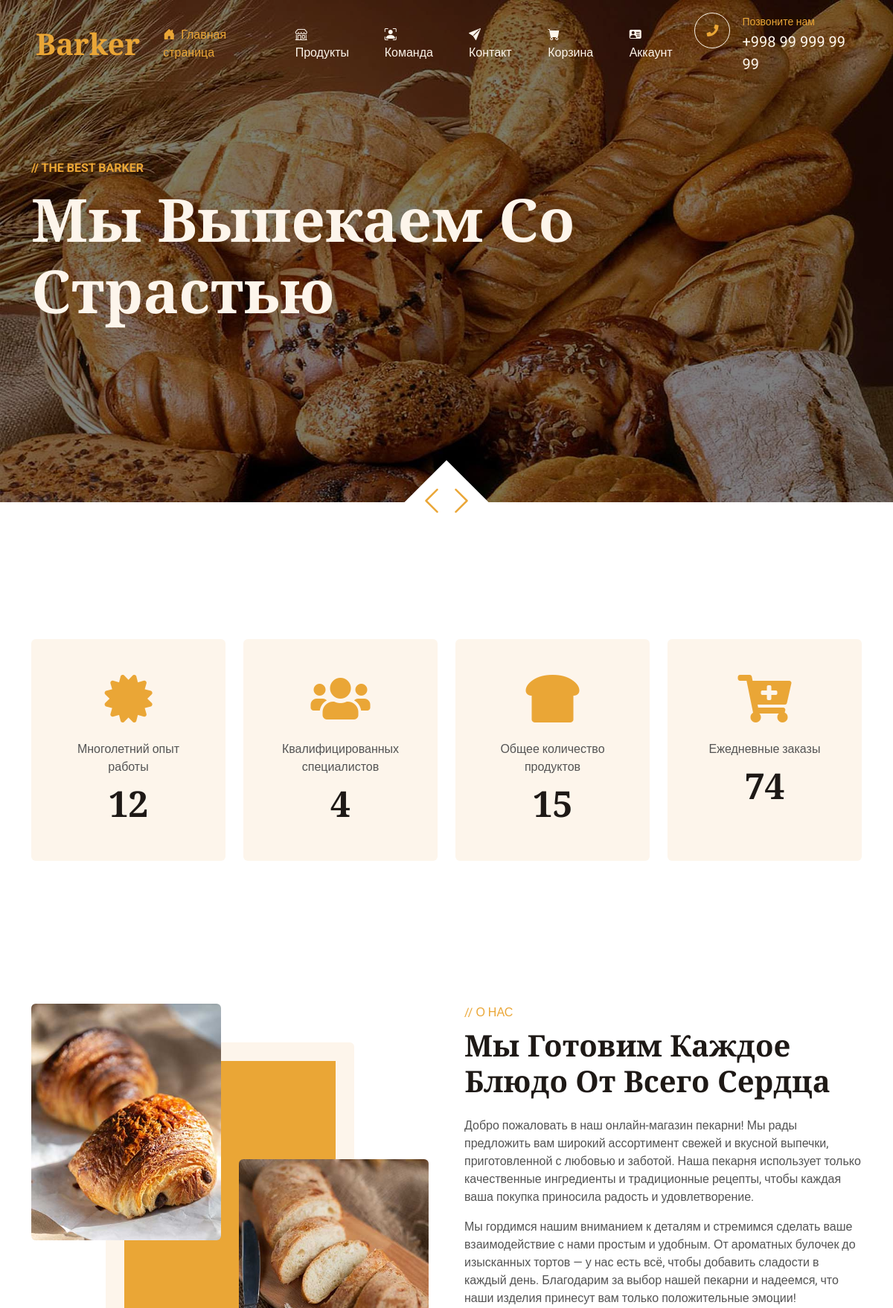
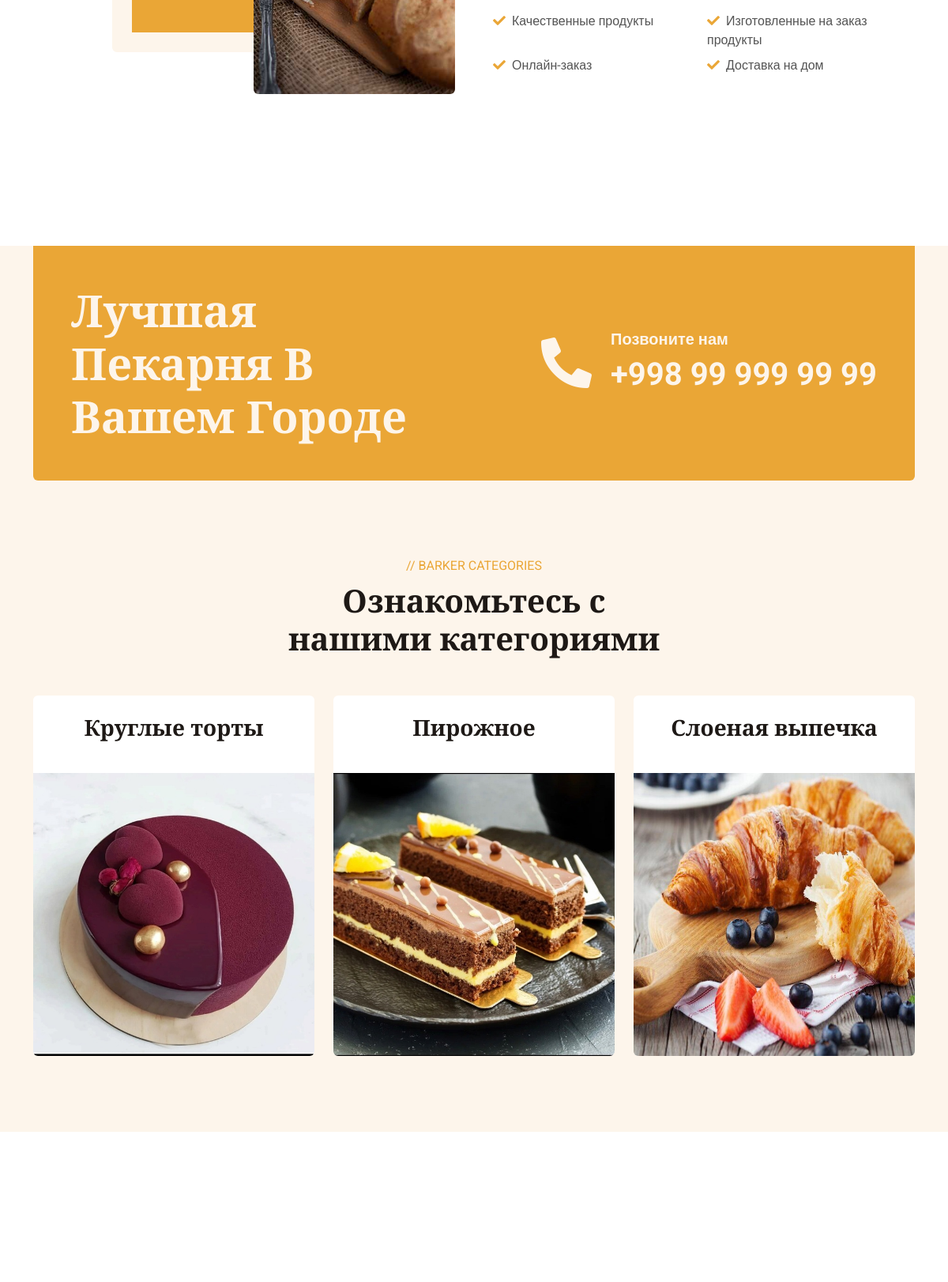
The page / (upper part) on the database its author committed (2 pictures, top to bottom).
### pages/models.py (models this page shows, shortened)
class Categories(models.Model):
    name = models.CharField(max_length=255, verbose_name='Имя категории')
    image = models.ImageField(upload_to='image/categories/', verbose_name='Картинка категории')
    class Meta:
        ordering = ['pk']
        verbose_name = 'Категория'
        verbose_name_plural = 'Категории'

### pages/views.py (the view)
# urls.py: path('', views.index_view, name='index_path'),
def index_view(request):
    total_worker = Worker.objects.exclude(position='с').count()
    total_product = Products.objects.all().count()
    context = {
        'title': f'Barker - Главная страница',
        'total_worker': total_worker,
        'total_product': total_product,
        'active': 'home'
    }
    return render(request, 'pages/index.html', context)

### pages/templatetags/pages_simple_tag.py (called while the page is built)
@register.simple_tag()
def get_categories():
    return Categories.objects.all()

### pages/templates/pages/index.html (shortened to what this page needs)
{% extends 'base.html' %}
{% load pages_simple_tag %}
{% block content %}
{% include 'components/_carousel.html' %}
{% include 'components/_facts.html' %}
{% include 'components/_about.html' %}
<div class="container-xxl bg-light my-6 py-6 pt-0">
    <div class="container">
        <div class="bg-primary text-light rounded-bottom p-5 my-6 mt-0 wow fadeInUp" data-wow-delay="0.1s">
            <div class="row g-4 align-items-center">
                <div class="col-lg-6">
                    <h1 class="display-4 text-light mb-0">Лучшая Пекарня В Вашем Городе</h1>
                </div>
                <div class="col-lg-6 text-lg-end">
                    <div class="d-inline-flex align-items-center text-start">
                        <i class="fa fa-phone-alt fa-4x flex-shrink-0"></i>
                        <div class="ms-4">
                            <p class="fs-5 fw-bold mb-0">Позвоните нам</p>
                            <p class="fs-1 fw-bold mb-0">+998 99 999 99 99</p>
                        </div>
                    </div>
                </div>
            </div>
        </div>
        <div class="text-center mx-auto mb-5 wow fadeInUp" data-wow-delay="0.1s" style="max-width: 500px;">
            <p class="text-primary text-uppercase mb-2">// Barker Categories</p>
            <h1 class="display-6 mb-4">Ознакомьтесь с нашими категориями</h1>
        </div>
        <div class="row g-4">
            {% get_categories as categories %}
            {% for category in categories %}
            <div class="col-lg-4 col-md-6 wow fadeInUp" data-wow-delay="0.{{ forloop.counter }}s">
                <div class="product-item d-flex flex-column bg-white rounded overflow-hidden h-100">
                    <div class="text-center p-4">
                        <h3 class="mb-3">{{ category.name }}</h3>
                    </div>
                    <div class="position-relative mt-auto">
                        <img class="img-fluid" src="{{ category.image.url }}" alt="">
                    </div>
                </div>
            </div>
            {% endfor %}
        </div>
    </div>
</div>
{% include 'components/_service.html' %}
{% endblock content %}

### static/css/style.css (style rules this page uses)
:root { --primary: #EAA636; --secondary: #545454; --light: #FDF5EB; --dark: #1E1916; }
.py-6 { padding-top: 6rem; padding-bottom: 6rem; }
.my-6 { margin-top: 6rem; margin-bottom: 6rem; }
.product-item { transition: .5s; }

### rows shown on the page
Categories: name "Круглые торты", image (picture)
Categories: name "Пирожное", image (picture)
Categories: name "Слоеная выпечка", image (picture)

### other values the page prints
{{ total_worker }} "4"
{{ total_product }} "15"
